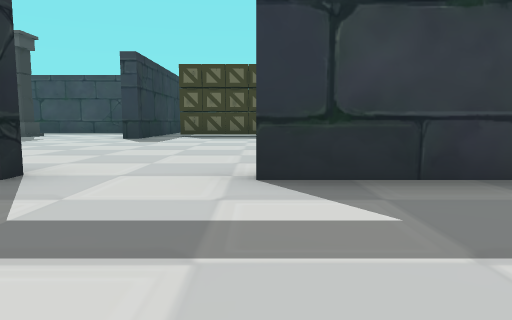
view 1 (above)

24 first-person views from a walk through a scene from a Unity 3-D project. The camera is 0.4 m above the floor, tilts 6° down and sees 70° across. The floor is counted in squares, 1 m on a side. Each view is taken from the middle of a square. On the plan, view 1 faces up. The plan holds only what a view shows up to about 9 squares ahead; the rest is blank. The place goes on beyond the plan. The player character is not drawn. Some animated figures are left out. Door leaves are left out, so doorways stand open.

view 2
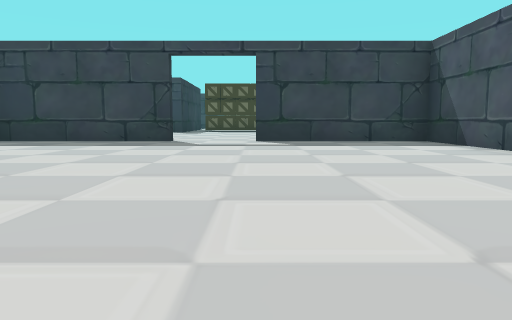

view 3
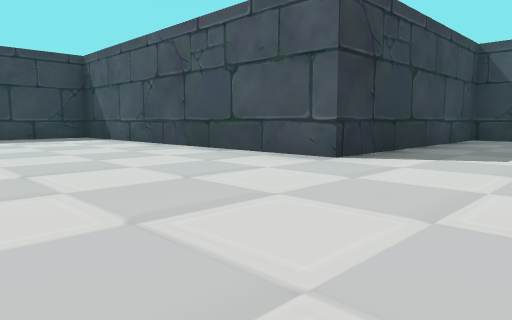

view 4
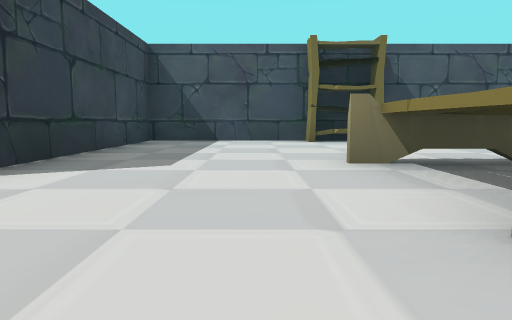

view 5
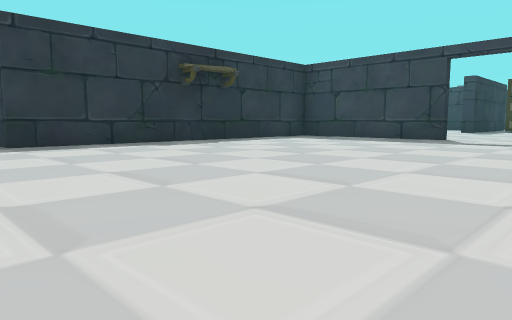

view 6
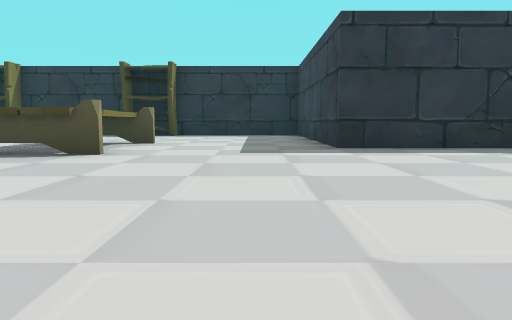

view 7
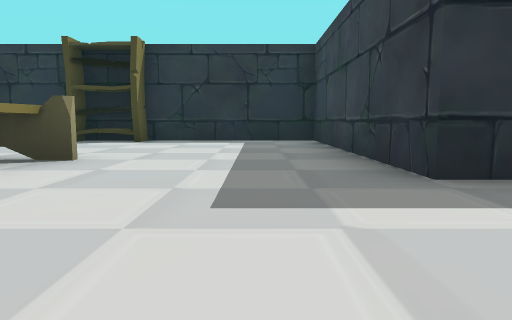

view 8
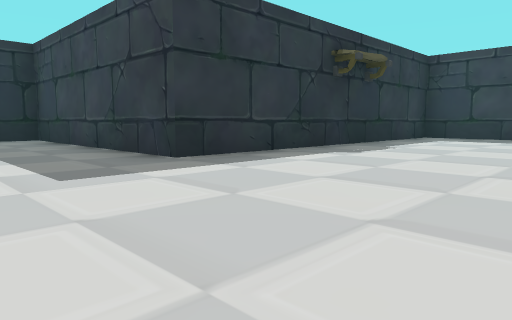

view 9
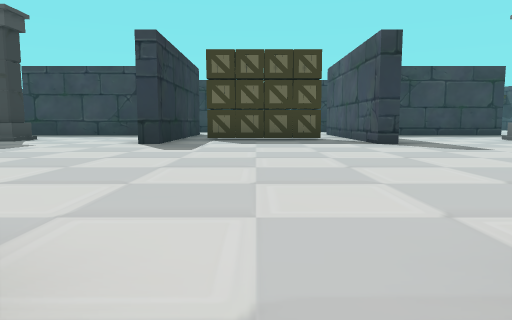

view 10
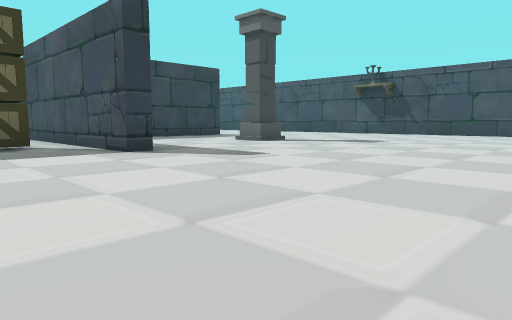

view 11
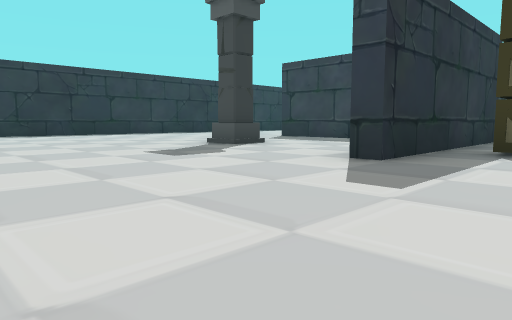

view 12
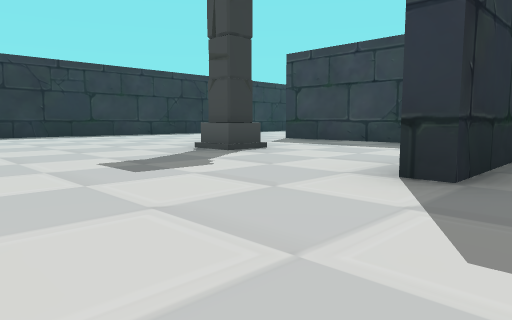

view 13
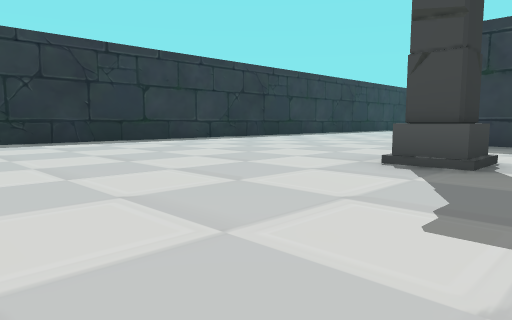

view 14
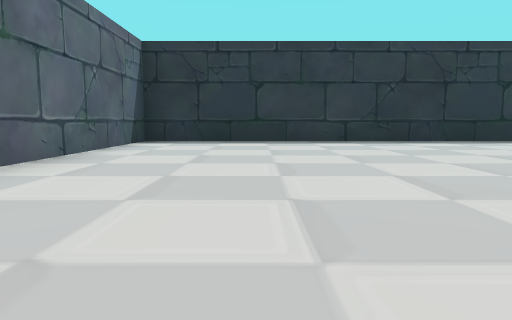

view 15
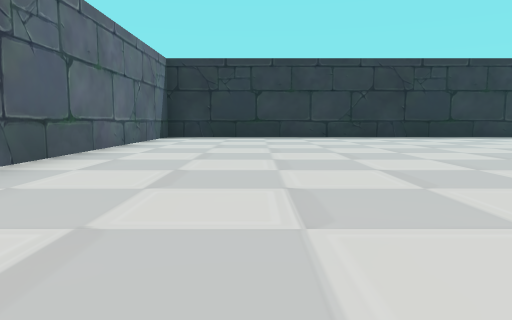

view 16
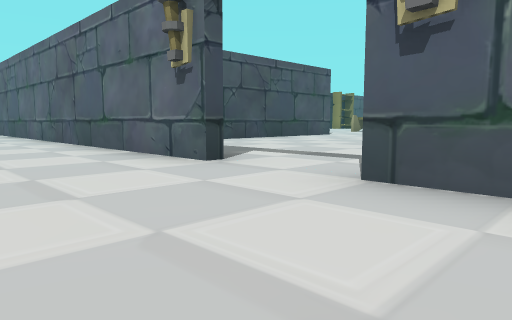

view 17
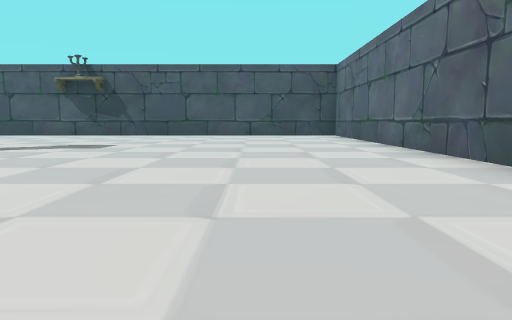

view 18
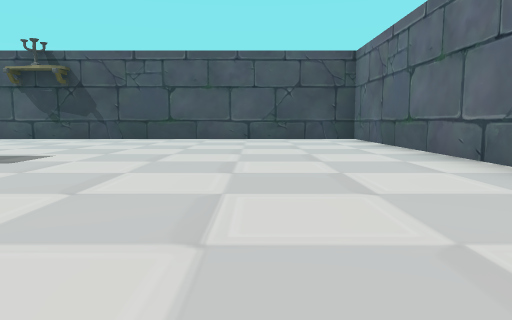

view 19
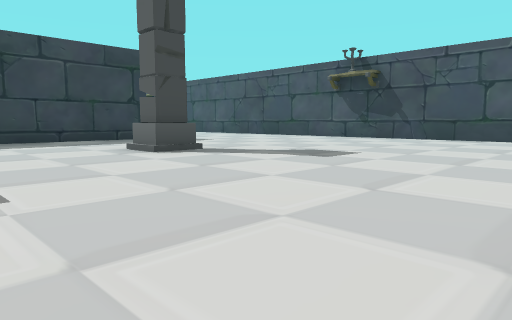

view 20
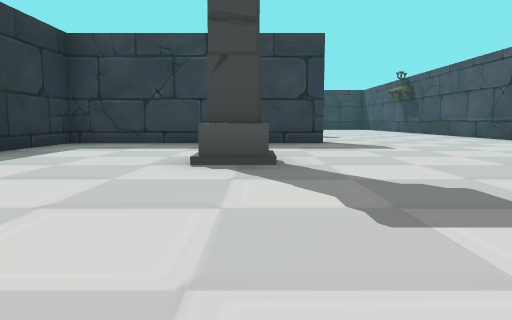

view 21
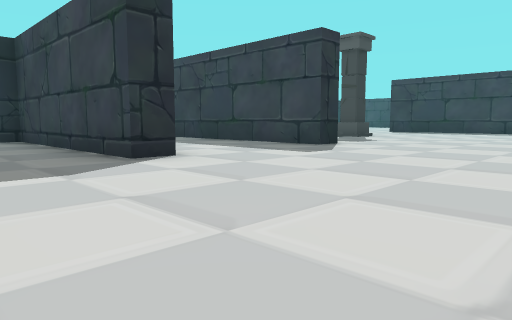

view 22
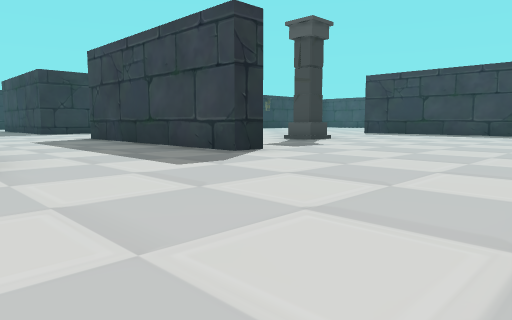

view 23
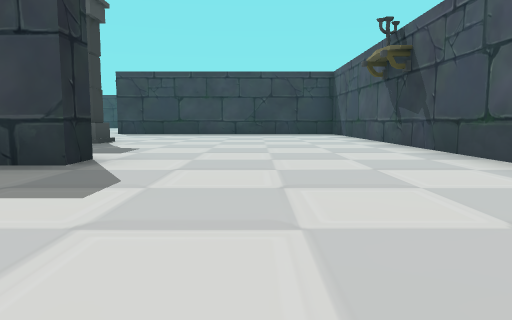

view 24
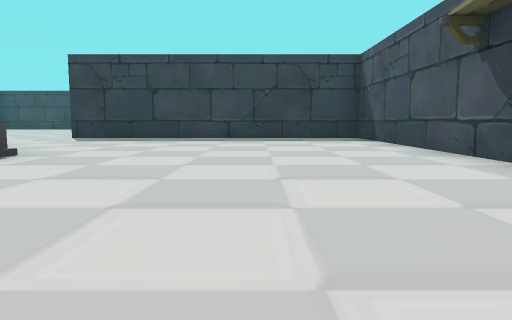

### Floor plan
Points are (right, up) in squares from view 1. A wall is a line through its corners. A room is listed if a view was taken in it or the views show most of it. See-through windows are left out.
Room 1 (views 1, 2, 3, 4, 5, 6, 7, 8, 9)
walls: (-1.6, 2.5) (-5.5, 2.5) (-5.5, -4.8) (-10.8, -4.8) (-10.8, -7.5); (8.8, -8.5) (8.8, -4.8) (3.5, -4.8) (3.5, 2.5) (0, 2.5)
ways out: open door at (-0.5, 3) to room 2
objects: bookshelf (-11, -8); table (-7, -8); table (-4, -8); table (2, -8); table (5, -8); bookshelf (8, -8)
Room 2 (views 10, 11, 12, 13, 14, 15, 16, 17, 18, 19, 20, 21, 22, 23, 24)
walls: (-2.7, 13.2) (-2.7, 8.6) (-3.1, 8.6); (-4.9, 12.8) (-7.9, 12.8); (1.6, 8.6) (1.2, 8.6) (1.2, 13.4); (6.3, 13.5) (6.3, 12.8) (1.6, 12.8) (1.6, 10.9); (6.3, 17) (6.3, 16.3) (1.1, 16.3); (-0.1, 2.7) (10.5, 2.7) (10.5, 11); (-2.6, 2.7) (-1.6, 2.7); (10.5, 13.9) (10.5, 25) (3.5, 25); (-12.5, 11.4) (-12.5, 2.7) (-6.1, 2.7)
ways out: open door at (-0.5, 3) to room 1
objects: column (-6, 10); box (-2, 10) to (0, 10); column (5, 10); column (5, 20)

Positions as (right, up) in squares from view 1, and headings:
1: (0, 0), facing up
2: (0, -5), facing up
3: (0, -7), facing up-right
4: (1, -7), facing right
5: (1, -6), facing up-left
6: (0, -6), facing left
7: (-3, -6), facing left
8: (-2, -7), facing up-left
9: (-1, 2), facing up
10: (-1, 4), facing up-right
11: (-1, 5), facing up-left
12: (-2, 6), facing up-left
13: (-5, 6), facing up-left
14: (-5, 5), facing left
15: (-3, 5), facing left
16: (-3, 5), facing down-right
17: (0, 5), facing right
18: (2, 5), facing right
19: (2, 5), facing up-right
20: (5, 6), facing up
21: (10, 11), facing up-left
22: (10, 13), facing up-left
23: (8, 13), facing up
24: (8, 16), facing up
